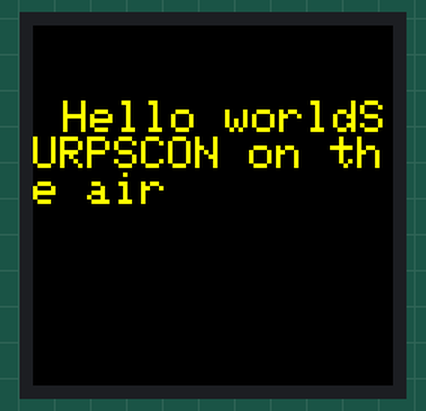
Recording of a sketch running on a simulated Arduino Uno, built with avr-gcc and run on an emulated ATmega328P. Shown: 240×240 colour display. What the sketch prints to the serial monitor is not drawn.

Above: at 0.3 s.

The sketch:

DHT11.ino
```cpp
#include <Adafruit_ST7789.h>
#include <Adafruit_ST77xx.h>
#include <Adafruit_GFX.h>
#include <SPI.h>

#define TFT_DC 9 // pin of your choice
#define TFT_RST 8 // pin of your choice
#define TFT_MOSI 7 // fixed pin
#define TFT_SCLK 13 // fixed pin

// For 1.3", 1.54", and 2.0" TFT with ST7789:
Adafruit_ST7789 tft = Adafruit_ST7789(TFT_DC, TFT_RST, TFT_SCLK, TFT_MOSI);

void setup() {

Serial.begin(9600);
Serial.println(); // cut the gibberish first line Serial Monitor
Serial.println();
Serial.print("Hello"); // test Serial Monitor

tft.init(240, 240); // initialize a ST7789 chip, 240×240 pixels
tft.fillScreen(ST77XX_BLACK);
tft.setCursor(20, 50);
tft.setTextColor(ST77XX_YELLOW);
tft.setTextSize(3);
tft.print("Hello world"); // initialization message on the TFT display
tft.println("SURPSCON on the air");
}

void loop (){

}
```
